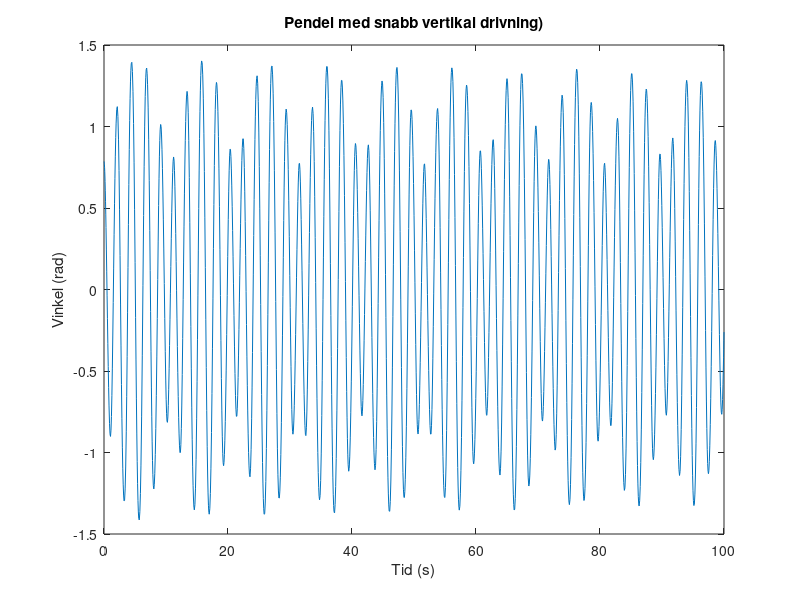

The MATLAB source for this figure:
function pendulum_with_high_frequency_driving()
    % Parametrar
    g = 9.81; % Tyngdacceleration (m/s^2)
    l = 1;    % Pendelns längd (m)
    a = 0.1;  % Amplitud för den vertikala drivningen (m)
    omega = (1 / (2 * pi)) * sqrt(g / l) * 10; % Pendlens egenfrekvens (rad/s)
    % Hög frekvens för den vertikala drivningen

    % Differentialekvation för pendeln med långsam vertikal drivning
    pendulum_equation_with_high_frequency_driving = @(t, phi) [phi(2); ...
        - (g + a * omega^2 * cos(omega * t)) * sin(phi(1)) / l];

    % Initialvärden
    initial_conditions = [pi / 4, 0]; % Startvinkel (180 grader), inledande vinkelhastighet

    % Simuleringsintervall
    tspan = [0, 100]; % [Starttid, Sluttid]

    % Anropa ode45 för att lösa differentialekvationen
    [time, results] = ode45(pendulum_equation_with_high_frequency_driving, tspan, initial_conditions);

    % Extrahera vinklar från resultaten
    angles = results(:, 1);

    % Plotta resultatet
    figure;
    plot(time, angles); % Använder wrapToPi för att säkerställa att vinklarna är i intervallet -pi till pi
    xlabel('Tid (s)');
    ylabel('Vinkel (rad)');
    title('Pendel med snabb vertikal drivning)');
end
